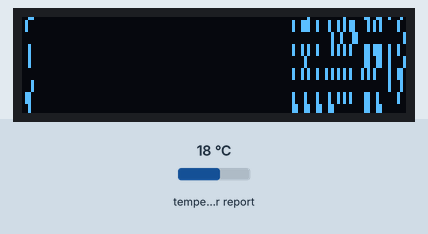
A program run on a simulated Raspberry Pi (BCM pin numbers) with a GrovePi. Shown: 128×32 one-colour display. The test bench sets the inputs (shaded band); at power-on: temperature in the web weather report 18 °C. Requests to the public web service named in the program get a made-up reply in its usual format after 0.4 s (London, UTC, broken clouds, 64 % humidity, 1013 hPa unless stated); library files of the repository ran but are not shown: grove_oled.py; what the program prints to the terminal is not drawn. At 2.7 s the program stops and its outputs stay as they are.

Above: at 2.7 s.

The program:

weather.py
```python
#This is an example for the using the Grove OLED as a weather display
'''
The MIT License (MIT)

GrovePi for the Raspberry Pi: an open source platform for connecting Grove Sensors to the Raspberry Pi.
Copyright (C) 2015  Dexter Industries

Permission is hereby granted, free of charge, to any person obtaining a copy
of this software and associated documentation files (the "Software"), to deal
in the Software without restriction, including without limitation the rights
to use, copy, modify, merge, publish, distribute, sublicense, and/or sell
copies of the Software, and to permit persons to whom the Software is
furnished to do so, subject to the following conditions:

The above copyright notice and this permission notice shall be included in
all copies or substantial portions of the Software.

THE SOFTWARE IS PROVIDED "AS IS", WITHOUT WARRANTY OF ANY KIND, EXPRESS OR
IMPLIED, INCLUDING BUT NOT LIMITED TO THE WARRANTIES OF MERCHANTABILITY,
FITNESS FOR A PARTICULAR PURPOSE AND NONINFRINGEMENT. IN NO EVENT SHALL THE
AUTHORS OR COPYRIGHT HOLDERS BE LIABLE FOR ANY CLAIM, DAMAGES OR OTHER
LIABILITY, WHETHER IN AN ACTION OF CONTRACT, TORT OR OTHERWISE, ARISING FROM,
OUT OF OR IN CONNECTION WITH THE SOFTWARE OR THE USE OR OTHER DEALINGS IN
THE SOFTWARE.
'''

from grove_oled import *
import json
import urllib

#Get the weather
city="Chennai"
url="http://api.openweathermap.org/data/2.5/weather?q="+city
jsonurl = urllib.urlopen(url)
text = json.loads(jsonurl.read())

weather_desc=text["weather"][0]["description"]	# General description of the weather
temp=float(text["main"]["temp"])-273.15			# Temperature in C
pressure=text["main"]["pressure"]				# Pressure in hPa
humidity=text["main"]["humidity"]				# Humidity %
wind_speed=text["wind"]["speed"]				# Wind speed mps

print weather_desc,temp,pressure,humidity,wind_speed

#Print the data on the OLED

#Initialize the OLED
oled_init()
oled_clearDisplay()
oled_setNormalDisplay()
oled_setVerticalMode()
time.sleep(.1)

line=0
oled_setTextXY(line,0)
oled_putString("WEATHER:")
line+=2

oled_setTextXY(line,0)
oled_putString(weather_desc[:12])
line+=1

oled_setTextXY(line,0)
oled_putString("Temp:"+str(temp)+"C")
line+=1

oled_setTextXY(line,0)
oled_putString("Hum:"+str(humidity)+"%")
line+=1

oled_setTextXY(line,0)
oled_putString("Wind:"+str(wind_speed)+"mps")
line+=2

oled_setTextXY(line,0)
oled_putString("Pressure:")
line+=1

oled_setTextXY(line,0)
oled_putString(str(pressure)+"hPa")
```
